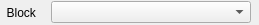
<?xml version="1.0" encoding="UTF-8"?>
<ui version="4.0">
 <class>BinaryEditorToolBar</class>
 <widget class="QWidget" name="BinaryEditorToolBar">
  <property name="geometry">
   <rect>
    <x>0</x>
    <y>0</y>
    <width>259</width>
    <height>25</height>
   </rect>
  </property>
  <layout class="QHBoxLayout" name="horizontalLayout">
   <property name="spacing">
    <number>4</number>
   </property>
   <property name="leftMargin">
    <number>0</number>
   </property>
   <property name="topMargin">
    <number>0</number>
   </property>
   <property name="rightMargin">
    <number>0</number>
   </property>
   <property name="bottomMargin">
    <number>0</number>
   </property>
   <item>
    <widget class="QLabel" name="labelBlock">
     <property name="text">
      <string>  Block</string>
     </property>
    </widget>
   </item>
   <item>
    <widget class="QComboBox" name="block">
     <property name="minimumSize">
      <size>
       <width>200</width>
       <height>0</height>
      </size>
     </property>
    </widget>
   </item>
   <item>
    <spacer name="horizontalSpacer">
     <property name="orientation">
      <enum>Qt::Horizontal</enum>
     </property>
     <property name="sizeType">
      <enum>QSizePolicy::Fixed</enum>
     </property>
     <property name="sizeHint" stdset="0">
      <size>
       <width>8</width>
       <height>20</height>
      </size>
     </property>
    </spacer>
   </item>
  </layout>
 </widget>
 <resources/>
 <connections/>
</ui>
